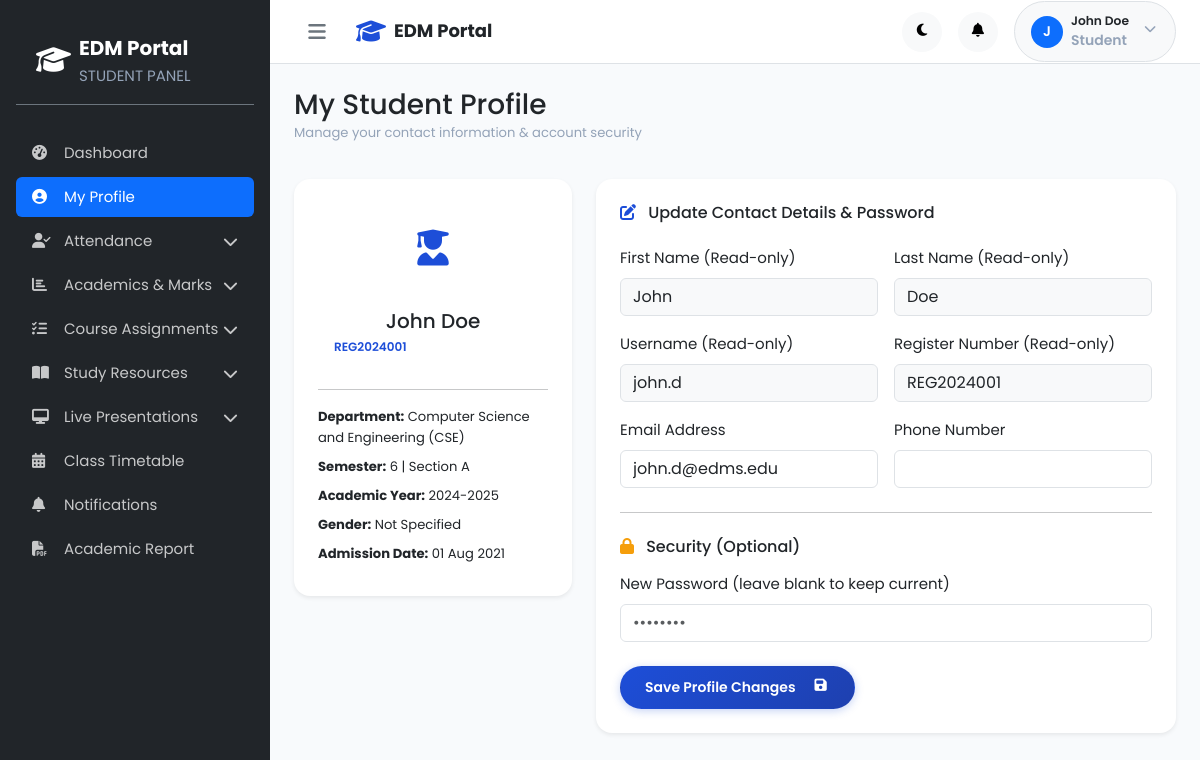
The page /student/profile.php (signed in) on the database its author committed.
### tables this page shows
CREATE TABLE `students` (
  `id` int(10) UNSIGNED NOT NULL,
  `user_id` int(10) UNSIGNED NOT NULL,
  `register_number` varchar(30) NOT NULL,
  `first_name` varchar(60) NOT NULL,
  `last_name` varchar(60) NOT NULL,
  `date_of_birth` date DEFAULT NULL,
  `gender` enum('male','female','other') DEFAULT NULL,
  `phone` varchar(20) DEFAULT NULL,
  `address` text DEFAULT NULL,
  `department_id` int(10) UNSIGNED NOT NULL,
  `semester` tinyint(3) UNSIGNED NOT NULL DEFAULT 1,
  `section` varchar(20) DEFAULT 'Batch A',
  `academic_year` varchar(20) NOT NULL,
  `admission_date` date DEFAULT NULL,
  `guardian_name` varchar(100) DEFAULT NULL,
  `guardian_phone` varchar(20) DEFAULT NULL,
  `created_at` timestamp NOT NULL DEFAULT current_timestamp(),
  `updated_at` timestamp NOT NULL DEFAULT current_timestamp() ON UPDATE current_timestamp()
);

CREATE TABLE `departments` (
  `id` int(10) UNSIGNED NOT NULL,
  `name` varchar(150) NOT NULL,
  `code` varchar(20) NOT NULL,
  `hod_name` varchar(100) DEFAULT NULL,
  `description` text DEFAULT NULL,
  `status` enum('active','inactive') NOT NULL DEFAULT 'active',
  `created_at` timestamp NOT NULL DEFAULT current_timestamp(),
  `updated_at` timestamp NOT NULL DEFAULT current_timestamp() ON UPDATE current_timestamp()
);

CREATE TABLE `users` (
  `id` int(10) UNSIGNED NOT NULL,
  `username` varchar(50) NOT NULL,
  `email` varchar(150) NOT NULL,
  `password` varchar(255) NOT NULL,
  `role` enum('student','staff','admin') NOT NULL,
  `status` enum('active','inactive','suspended') NOT NULL DEFAULT 'active',
  `profile_image` varchar(255) DEFAULT NULL,
  `last_login` datetime DEFAULT NULL,
  `password_reset_token` varchar(255) DEFAULT NULL,
  `password_reset_expires` datetime DEFAULT NULL,
  `created_at` timestamp NOT NULL DEFAULT current_timestamp(),
  `updated_at` timestamp NOT NULL DEFAULT current_timestamp() ON UPDATE current_timestamp()
);

### student/profile.php (the view, shortened to what this page needs)
<?php
$studentId = $_SESSION['role_id'] ?? 0;
$db = getDB();
$stStmt = $db->prepare("
    SELECT s.*, u.username, u.email, d.name AS dept_name, d.code AS dept_code
    FROM students s
    JOIN users u ON s.user_id = u.id
    LEFT JOIN departments d ON s.department_id = d.id
    WHERE s.id = ?
");
$stStmt->execute([$studentId]);
$student = $stStmt->fetch();
require_once __DIR__ . '/../includes/header.php';
?>
<div class="d-flex" id="wrapper">
    <?php require_once __DIR__ . '/../includes/sidebar.php'; ?>
    <div id="page-content-wrapper" class="w-100">
        <?php require_once __DIR__ . '/../includes/navbar.php'; ?>
        <div class="container-fluid p-4">
            <div class="d-flex justify-content-between align-items-center mb-4">
                <div>
                    <h1 class="h3 font-weight-bold text-dark mb-0">My Student Profile</h1>
                    <p class="text-muted small">Manage your contact information & account security</p>
                </div>
            </div>
            <div class="row g-4">
                <div class="col-lg-4">
                    <div class="card border-0 shadow-sm text-center p-4" style="border-radius: 16px;">
                        <div class="rounded-circle bg-primary-lightest text-primary mx-auto d-flex align-items-center justify-content-center mb-3" style="width: 90px; height: 90px; font-size: 36px;">
                            <i class="fas fa-user-graduate"></i>
                        </div>
                        <h4 class="h5 font-weight-bold text-dark mb-1"><?= htmlspecialchars(trim(($student['first_name'] ?? '') . ' ' . ($student['last_name'] ?? ''))) ?></h4>
                        <p class="badge bg-primary-light text-primary font-weight-600 px-3 py-1 mb-3">
                            <?= htmlspecialchars($student['register_number'] ?? 'N/A') ?>
                        </p>
                        <hr class="my-3">
                        <div class="text-start small">
                            <div class="mb-2"><strong>Department:</strong> <?= htmlspecialchars($student['dept_name'] ?? 'General') ?> (<?= htmlspecialchars($student['dept_code'] ?? 'GEN') ?>)</div>
                            <div class="mb-2"><strong>Semester:</strong> <?= htmlspecialchars($student['semester'] ?? '1') ?> | Section <?= htmlspecialchars($student['section'] ?? 'A') ?></div>
                            <div class="mb-2"><strong>Academic Year:</strong> <?= htmlspecialchars($student['academic_year'] ?? 'Current') ?></div>
                            <div class="mb-2"><strong>Gender:</strong> <?= !empty($student['gender']) ? ucfirst(htmlspecialchars((string)$student['gender'])) : 'Not Specified' ?></div>
                            <div class="mb-2"><strong>Admission Date:</strong> <?= !empty($student['admission_date']) ? date('d M Y', strtotime($student['admission_date'])) : 'N/A' ?></div>
                        </div>
                    </div>
                </div>
                <div class="col-lg-8">
                    <div class="card border-0 shadow-sm p-4" style="border-radius: 16px;">
                        <h5 class="h6 font-weight-bold text-dark mb-4"><i class="fas fa-edit text-primary me-2"></i> Update Contact Details & Password</h5>
                        <form action="" method="POST">
                            <div class="row g-3 mb-3">
                                <div class="col-md-6">
                                    <label class="form-label font-weight-500">First Name (Read-only)</label>
                                    <input type="text" class="form-control bg-light" value="<?= htmlspecialchars($student['first_name']) ?>" readonly>
                                </div>
                                <div class="col-md-6">
                                    <label class="form-label font-weight-500">Last Name (Read-only)</label>
                                    <input type="text" class="form-control bg-light" value="<?= htmlspecialchars($student['last_name']) ?>" readonly>
                                </div>
                            </div>
                            <div class="row g-3 mb-3">
                                <div class="col-md-6">
                                    <label class="form-label font-weight-500">Username (Read-only)</label>
                                    <input type="text" class="form-control bg-light" value="<?= htmlspecialchars($student['username']) ?>" readonly>
                                </div>
                                <div class="col-md-6">
                                    <label class="form-label font-weight-500">Register Number (Read-only)</label>
                                    <input type="text" class="form-control bg-light" value="<?= htmlspecialchars($student['register_number']) ?>" readonly>
                                </div>
                            </div>
                            <div class="row g-3 mb-3">
                                <div class="col-md-6">
                                    <label for="email" class="form-label font-weight-500">Email Address</label>
                                    <input type="email" id="email" name="email" class="form-control" value="<?= htmlspecialchars((string)($student['email'] ?? '')) ?>" required>
                                </div>
                                <div class="col-md-6">
                                    <label for="phone" class="form-label font-weight-500">Phone Number</label>
                                    <input type="text" id="phone" name="phone" class="form-control" value="<?= htmlspecialchars((string)($student['phone'] ?? '')) ?>">
                                </div>
                            </div>
                            <hr class="my-4">
                            <h6 class="h6 font-weight-bold text-dark mb-3"><i class="fas fa-lock text-warning me-2"></i> Security (Optional)</h6>
                            <div class="row g-3 mb-4">
                                <div class="col-md-12">
                                    <label for="new_password" class="form-label font-weight-500">New Password (leave blank to keep current)</label>
                                    <input type="password" id="new_password" name="new_password" class="form-control" placeholder="••••••••">
                                </div>
                            </div>
                            <button type="submit" class="btn btn-primary rounded-pill px-4 font-weight-600">
                                Save Profile Changes <i class="fas fa-save ms-2"></i>
                            </button>
                        </form>
                    </div>
                </div>
            </div>
        </div>
    </div>
</div>
<?php require_once __DIR__ . '/../includes/footer.php'; ?>

### assets/css/style.css (style rules this page uses)
:root { --primary: #1D4ED8; --primary-light: #3B82F6; --primary-lighter: #93C5FD; --primary-lightest: #DBEAFE; --primary-dark: #1E40AF; --primary-darker: #1E3A8A; --accent: #06B6D4; --accent-light: #22D3EE; --accent-lighter: #A5F3FC; --accent-dark: #0891B2; --gray-50: #F8FAFC; --gray-100: #F1F5F9; --gray-200: #E2E8F0; --gray-300: #CBD5E1; --gray-400: #94A3B8; --gray-500: #64748B; --gray-600: #475569; --gray-700: #334155; --gray-800: #1E293B; --gray-900: #0F172A; --success: #10B981; --success-light: #D1FAE5; --warning: #F59E0B; --warning-light: #FEF3C7; --danger: #EF4444; --danger-light: #FEE2E2; --info: #3B82F6; --info-light: #DBEAFE; --bg-body: #F8FAFC; --bg-card: #FFFFFF; --bg-sidebar: #0F172A; --bg-navbar: #FFFFFF; --bg-input: #FFFFFF; --text-primary: #0F172A; --text-secondary: #475569; --text-muted: #94A3B8; --text-white: #FFFFFF; --text-link: #1D4ED8; --border-color: #E2E8F0; --border-radius: 12px; --border-radius-sm: 8px; --border-radius-lg: 16px; --border-radius-xl: 24px; --border-radius-full: 9999px; --shadow-xs: 0 1px 2px rgba(0, 0, 0, 0.05); --shadow-sm: 0 1px 3px rgba(0, 0, 0, 0.1), 0 1px 2px rgba(0, 0, 0, 0.06); --shadow-md: 0 4px 6px -1px rgba(0, 0, 0, 0.1), 0 2px 4px -2px rgba(0, 0, 0, 0.1); --shadow-lg: 0 10px 15px -3px rgba(0, 0, 0, 0.1), 0 4px 6px -4px rgba(0, 0, 0, 0.1); --shadow-xl: 0 20px 25px -5px rgba(0, 0, 0, 0.1), 0 8px 10px -6px rgba(0, 0, 0, 0.1); --shadow-glow: 0 0 20px rgba(29, 78, 216, 0.15); --sidebar-width: 270px; --sidebar-collapsed-width: 72px; --navbar-height: 64px; --transition-fast: 150ms ease; --transition-base: 250ms ease; --transition-slow: 400ms cubic-bezier(0.4, 0, 0.2, 1); --font-family: 'Poppins', -apple-system, BlinkMacSystemFont, 'Segoe UI', sans-serif; }
*, *::before, *::after { margin: 0; padding: 0; box-sizing: border-box; }
html { font-size: 16px; scroll-behavior: smooth; -webkit-font-smoothing: antialiased; -moz-osx-font-smoothing: grayscale; }
body { font-family: var(--font-family); font-size: 0.9375rem; font-weight: 400; line-height: 1.6; color: var(--text-primary); background-color: var(--bg-body); overflow-x: hidden; }
button { cursor: pointer; font-family: var(--font-family); border: none; background: none; outline: none; }
h1, h2, h3, h4, h5, h6 { font-weight: 600; line-height: 1.3; color: var(--text-primary); }
h1 { font-size: 1.875rem; }
h4 { font-size: 1.125rem; }
h5 { font-size: 1rem; }
h6 { font-size: 0.875rem; }
p { margin-bottom: 0.75rem; color: var(--text-secondary); }
.text-primary { color: var(--primary) !important; }
.text-warning { color: var(--warning) !important; }
.text-muted { color: var(--text-muted) !important; }
.text-center { text-align: center; }
#wrapper, .app-wrapper { display: flex; width: 100%; min-height: 100vh; position: relative; overflow-x: hidden; background-color: var(--bg-body, #F8FAFC); }
#page-content-wrapper, .main-content { flex: 1; min-width: 0; margin-left: var(--sidebar-width) !important; padding-top: var(--navbar-height) !important; width: calc(100% - var(--sidebar-width)) !important; min-height: 100vh; transition: margin-left var(--transition-slow), width var(--transition-slow); background-color: var(--bg-body, #F8FAFC); }
.badge { display: inline-flex; align-items: center; gap: 4px; padding: 4px 10px; border-radius: var(--border-radius-full); font-size: 0.75rem; font-weight: 600; line-height: 1; white-space: nowrap; }
.btn { display: inline-flex; align-items: center; justify-content: center; gap: 8px; padding: 10px 20px; border-radius: var(--border-radius-sm); font-family: var(--font-family); font-size: 0.875rem; font-weight: 600; line-height: 1.5; text-align: center; cursor: pointer; border: 1px solid transparent; transition: all var(--transition-fast); white-space: nowrap; }
.btn i { width: 18px; height: 18px; }
.btn-primary { background: linear-gradient(135deg, var(--primary), var(--primary-dark)); color: white; box-shadow: 0 2px 8px rgba(29, 78, 216, 0.25); }
.card { background: var(--bg-card); border: 1px solid var(--border-color); border-radius: var(--border-radius); box-shadow: var(--shadow-xs); transition: all var(--transition-base); overflow: hidden; }
:root { --bs-backdrop-zindex: 10500; --bs-modal-zindex: 10550; }
.d-flex { display: flex; }
body, .card, .navbar, #main-navbar, .sidebar, #sidebar, .table, .form-control, .form-select, .dropdown-menu, .modal-content, .list-group-item { transition: background-color 0.22s ease, border-color 0.22s ease, color 0.22s ease; }

### rows shown on the page
students: first_name+last_name "John Doe", register_number "REG2024001", department.name "Computer Science and Engineering", department.code "CSE", semester "6", section "A", academic_year "2024-2025", admission_date "01 Aug 2021", first_name "John", last_name "Doe", user.username "john.d", email "john.d@edms.edu"

### other values the page prints
$currentRole "STUDENT"
$item['label'] "Dashboard"
$item['label'] "My Profile"
$item['label'] "Attendance"
$item['label'] "Academics & Marks"
$item['label'] "Course Assignments"
$item['label'] "Study Resources"
$item['label'] "Live Presentations"
$item['label'] "Class Timetable"
$item['label'] "Notifications"
$item['label'] "Academic Report"
substr($userName, 0, 1) "J"
$userName "John Doe"
$currentRole "Student"
